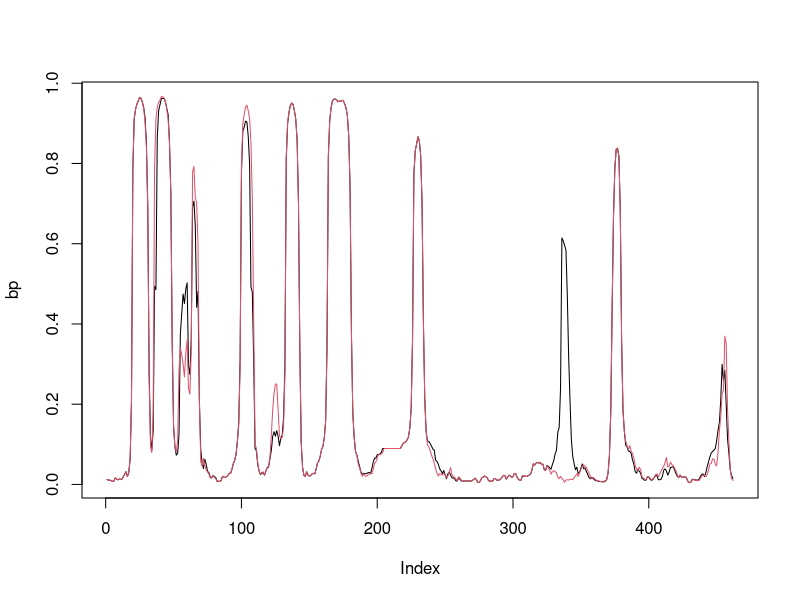

R code for this plot: (Note: this script raises an error after producing the figure.)
##### MANUAL TESTS OF JPRED4 PREDICTIONS


bp <- c(0.0125,0.0107,0.0108,0.0095,0.0077,0.0080,0.0162,0.0137,0.0114,0.0135,0.0125,0.0137,0.0191,0.0259,0.0318,0.0194,0.0296,0.0626,0.2057,0.7858,0.9114,0.9352,0.9479,0.9561,0.9647,0.9626,0.9532,0.9398,0.9138,0.8521,0.6961,0.2846,0.1190,0.0868,0.1358,0.4937,0.4854,0.8653,0.9318,0.9463,0.9616,0.9621,0.9621,0.9533,0.9377,0.9217,0.8550,0.7260,0.3471,0.1456,0.0945,0.0729,0.0772,0.1246,0.3756,0.4246,0.4747,0.4509,0.4873,0.5025,0.2954,0.2740,0.3608,0.6915,0.7061,0.6447,0.4417,0.4811,0.2103,0.0870,0.0539,0.0397,0.0628,0.0503,0.0329,0.0294,0.0180,0.0163,0.0224,0.0191,0.0180,0.0076,0.0081,0.0075,0.0096,0.0202,0.0188,0.0169,0.0192,0.0224,0.0279,0.0277,0.0378,0.0517,0.0601,0.0746,0.1075,0.1551,0.3086,0.7770,0.8804,0.8904,0.9055,0.9037,0.8676,0.7978,0.4921,0.4789,0.3130,0.0893,0.0845,0.0494,0.0335,0.0248,0.0277,0.0292,0.0232,0.0342,0.0418,0.0435,0.0643,0.0849,0.1198,0.1317,0.1202,0.1341,0.1204,0.0964,0.1152,0.1227,0.1656,0.2941,0.8130,0.8994,0.9270,0.9448,0.9506,0.9471,0.9313,0.9103,0.8572,0.6998,0.3343,0.1054,0.0426,0.0225,0.0201,0.0318,0.0233,0.0208,0.0222,0.0262,0.0276,0.0263,0.0383,0.0531,0.0581,0.0699,0.0875,0.0949,0.1159,0.1576,0.3429,0.8182,0.9069,0.9387,0.9556,0.9602,0.9609,0.9588,0.9538,0.9557,0.9544,0.9574,0.9563,0.9483,0.9386,0.9197,0.8679,0.7401,0.3773,0.1796,0.1182,0.0823,0.0729,0.0579,0.0446,0.0306,0.0253,0.0279,0.0265,0.0269,0.0289,0.0300,0.0266,0.0385,0.0551,0.0655,0.0657,0.0742,0.0745,0.0760,0.0794,0.0896,0.0896,0.0896,0.0896,0.0896,0.0896,0.0896,0.0896,0.0896,0.0896,0.0896,0.0896,0.0896,0.0896,0.0956,0.1022,0.1042,0.1063,0.1110,0.1183,0.1407,0.1894,0.3619,0.7737,0.8321,0.8485,0.8667,0.8566,0.8194,0.7042,0.4071,0.2138,0.1327,0.1083,0.1066,0.1021,0.0954,0.0881,0.0854,0.0602,0.0576,0.0501,0.0390,0.0338,0.0273,0.0347,0.0243,0.0140,0.0261,0.0300,0.0239,0.0166,0.0164,0.0138,0.0088,0.0087,0.0183,0.0122,0.0090,0.0079,0.0088,0.0084,0.0084,0.0089,0.0089,0.0075,0.0098,0.0125,0.0154,0.0125,0.0053,0.0050,0.0092,0.0164,0.0180,0.0210,0.0189,0.0168,0.0090,0.0089,0.0079,0.0082,0.0147,0.0146,0.0108,0.0109,0.0108,0.0147,0.0182,0.0226,0.0224,0.0132,0.0179,0.0230,0.0217,0.0175,0.0196,0.0275,0.0267,0.0182,0.0125,0.0105,0.0110,0.0223,0.0205,0.0209,0.0196,0.0217,0.0236,0.0263,0.0373,0.0517,0.0484,0.0533,0.0551,0.0530,0.0551,0.0501,0.0505,0.0370,0.0346,0.0469,0.0449,0.0416,0.0381,0.0495,0.0594,0.0757,0.0850,0.1303,0.1420,0.2381,0.6144,0.6072,0.5959,0.5838,0.4694,0.3158,0.2073,0.1101,0.0697,0.0521,0.0368,0.0430,0.0268,0.0303,0.0402,0.0511,0.0394,0.0411,0.0328,0.0251,0.0172,0.0143,0.0179,0.0146,0.0113,0.0097,0.0088,0.0074,0.0075,0.0067,0.0065,0.0066,0.0080,0.0122,0.0282,0.0715,0.1815,0.4371,0.6658,0.7889,0.8358,0.8381,0.8177,0.6832,0.3570,0.1851,0.1327,0.0982,0.0938,0.0837,0.0822,0.0780,0.0614,0.0505,0.0319,0.0279,0.0388,0.0330,0.0279,0.0153,0.0132,0.0101,0.0112,0.0191,0.0185,0.0130,0.0101,0.0123,0.0175,0.0215,0.0217,0.0122,0.0114,0.0132,0.0200,0.0356,0.0389,0.0335,0.0233,0.0310,0.0426,0.0431,0.0442,0.0362,0.0274,0.0206,0.0168,0.0234,0.0188,0.0179,0.0182,0.0199,0.0143,0.0062,0.0046,0.0059,0.0127,0.0126,0.0113,0.0112,0.0105,0.0123,0.0201,0.0247,0.0263,0.0197,0.0289,0.0439,0.0564,0.0685,0.0786,0.0819,0.0852,0.0899,0.1096,0.1354,0.1538,0.2103,0.2994,0.2581,0.2843,0.2007,0.1139,0.0775,0.0362,0.0216,0.0148)
mtp <- c(0.0125,0.0107,0.0108,0.0095,0.0077,0.0080,0.0162,0.0137,0.0114,0.0135,0.0125,0.0137,0.0191,0.0259,0.0318,0.0194,0.0296,0.0626,0.2057,0.7858,0.9114,0.9352,0.9479,0.9561,0.9647,0.9626,0.9532,0.9366,0.9031,0.8405,0.6837,0.2623,0.0939,0.0796,0.1818,0.7866,0.9113,0.9400,0.9523,0.9580,0.9668,0.9664,0.9634,0.9541,0.9355,0.9093,0.8489,0.7199,0.3640,0.1461,0.0906,0.0815,0.1080,0.2856,0.3396,0.3237,0.3009,0.2681,0.3270,0.3605,0.2397,0.2248,0.3290,0.7790,0.7925,0.7142,0.7029,0.6003,0.2121,0.0578,0.0449,0.0649,0.0462,0.0367,0.0309,0.0266,0.0158,0.0169,0.0224,0.0183,0.0148,0.0076,0.0081,0.0075,0.0096,0.0202,0.0188,0.0169,0.0192,0.0224,0.0279,0.0277,0.0378,0.0517,0.0601,0.0746,0.1075,0.1474,0.2916,0.7910,0.8994,0.9224,0.9403,0.9453,0.9316,0.9127,0.8512,0.7098,0.4161,0.1013,0.0891,0.0531,0.0338,0.0257,0.0302,0.0313,0.0229,0.0338,0.0427,0.0457,0.0691,0.1234,0.1852,0.2270,0.2502,0.2497,0.1862,0.1215,0.1140,0.1173,0.1437,0.2737,0.8141,0.9037,0.9270,0.9448,0.9506,0.9471,0.9313,0.9103,0.8572,0.6998,0.3343,0.1054,0.0426,0.0225,0.0201,0.0318,0.0233,0.0208,0.0222,0.0262,0.0276,0.0263,0.0383,0.0531,0.0581,0.0699,0.0875,0.0949,0.1159,0.1576,0.3429,0.8182,0.9069,0.9387,0.9556,0.9602,0.9609,0.9588,0.9538,0.9557,0.9544,0.9574,0.9563,0.9483,0.9386,0.9197,0.8679,0.7401,0.3773,0.1796,0.1182,0.0823,0.0729,0.0508,0.0417,0.0284,0.0206,0.0266,0.0211,0.0204,0.0233,0.0262,0.0276,0.0263,0.0373,0.0517,0.0564,0.0657,0.0742,0.0745,0.0760,0.0794,0.0896,0.0896,0.0896,0.0896,0.0896,0.0896,0.0896,0.0896,0.0896,0.0896,0.0896,0.0896,0.0896,0.0956,0.1022,0.1042,0.1063,0.1110,0.1183,0.1407,0.1894,0.3619,0.7737,0.8321,0.8485,0.8667,0.8566,0.8194,0.7042,0.4071,0.2138,0.1327,0.0982,0.0938,0.0837,0.0726,0.0642,0.0532,0.0393,0.0285,0.0208,0.0273,0.0250,0.0233,0.0283,0.0235,0.0163,0.0202,0.0307,0.0421,0.0245,0.0198,0.0178,0.0130,0.0100,0.0186,0.0150,0.0110,0.0079,0.0088,0.0084,0.0084,0.0089,0.0089,0.0075,0.0098,0.0125,0.0154,0.0125,0.0053,0.0050,0.0092,0.0164,0.0180,0.0210,0.0189,0.0168,0.0090,0.0089,0.0079,0.0082,0.0147,0.0146,0.0108,0.0109,0.0108,0.0147,0.0182,0.0226,0.0224,0.0132,0.0179,0.0230,0.0217,0.0175,0.0196,0.0275,0.0267,0.0182,0.0125,0.0105,0.0110,0.0223,0.0205,0.0209,0.0196,0.0217,0.0236,0.0263,0.0373,0.0517,0.0484,0.0533,0.0551,0.0530,0.0551,0.0501,0.0505,0.0370,0.0346,0.0469,0.0407,0.0365,0.0256,0.0318,0.0345,0.0323,0.0289,0.0182,0.0144,0.0202,0.0154,0.0115,0.0055,0.0112,0.0116,0.0110,0.0124,0.0134,0.0118,0.0163,0.0212,0.0263,0.0197,0.0289,0.0374,0.0456,0.0487,0.0449,0.0426,0.0347,0.0272,0.0203,0.0143,0.0179,0.0146,0.0113,0.0097,0.0088,0.0077,0.0070,0.0071,0.0086,0.0080,0.0122,0.0282,0.0715,0.1815,0.4371,0.6658,0.7889,0.8358,0.8381,0.8177,0.6832,0.3570,0.1851,0.1327,0.1083,0.0962,0.0885,0.0967,0.0827,0.0771,0.0667,0.0468,0.0387,0.0351,0.0428,0.0370,0.0192,0.0159,0.0129,0.0119,0.0190,0.0188,0.0156,0.0114,0.0137,0.0174,0.0248,0.0266,0.0191,0.0256,0.0325,0.0397,0.0452,0.0541,0.0674,0.0432,0.0449,0.0556,0.0496,0.0468,0.0405,0.0342,0.0241,0.0168,0.0234,0.0188,0.0179,0.0182,0.0199,0.0143,0.0062,0.0046,0.0059,0.0110,0.0123,0.0107,0.0092,0.0099,0.0096,0.0152,0.0201,0.0237,0.0225,0.0197,0.0243,0.0351,0.0511,0.0523,0.0640,0.0632,0.0502,0.0463,0.0797,0.1342,0.1681,0.2267,0.2345,0.3696,0.3519,0.1891,0.1061,0.0380,0.0143,0.010)

bpb <- c(0.0537,0.0388,0.0508,0.0631,0.0956,0.2962,0.7767,0.9019,0.9142,0.9249,0.9280,0.9210,0.9131,0.8924,0.7582,0.3229,0.1188,0.0620,0.0431,0.0467,0.0382,0.0266,0.0160,0.0128,0.0125,0.0135,0.0132,0.0143,0.0161,0.0226,0.0295,0.0248,0.0232,0.0251,0.0338,0.0438,0.0299,0.0191,0.0161,0.0140,0.0153,0.0145,0.0129,0.0156,0.0156,0.0216,0.0273,0.0365,0.0360,0.0318,0.0406,0.0603,0.0703,0.1273,0.2279,0.3052,0.2734,0.2600,0.1749,0.1148,0.0685,0.0277,0.0423,0.0519,0.1199,0.0874,0.0528,0.0644,0.0708,0.0759,0.0986,0.2221,0.5073,0.7582,0.8376,0.8980,0.9027,0.9272,0.9316,0.9245,0.7615,0.2523,0.0642,0.0722,0.2201,0.7696,0.9213,0.9392,0.9227,0.8685,0.7168,0.3013,0.1465,0.1145,0.1068,0.1073,0.0904,0.0791,0.0519,0.0436,0.0430,0.0412,0.0334,0.0319,0.0378,0.0391,0.0240,0.0507,0.1132,0.1868,0.5883,0.8470,0.9027,0.9271,0.8797,0.7694,0.2950,0.1277,0.1307,0.1176,0.1547,0.2529,0.4400,0.3363,0.1548,0.0873,0.0701,0.0852,0.0824,0.0948,0.0610,0.0410,0.0305,0.0371,0.0313,0.0228,0.0171,0.0171,0.0222,0.0269,0.0475,0.0533,0.0364,0.0338,0.0472,0.0968,0.2942,0.7726,0.9041,0.9197,0.9071,0.8637,0.7221,0.3272,0.1600,0.1123,0.1023,0.1119,0.1089,0.1058,0.0820,0.0588,0.0425,0.0359,0.0313,0.0208,0.0127,0.0088,0.0073,0.0069,0.0064,0.0069,0.0073,0.0089,0.0099,0.0119,0.0148,0.0197,0.0309,0.0429,0.0377,0.0387,0.0613,0.0911,0.1071,0.1141,0.1128,0.1301,0.3019,0.7488,0.8794,0.8972,0.8630,0.7099,0.3478,0.1562,0.1300,0.1262,0.1349,0.1380,0.1477,0.1331,0.1307,0.1311,0.1311,0.1311,0.1311,0.1311,0.1311,0.1311,0.1311,0.1311,0.1311,0.1311,0.1311,0.1311,0.1311,0.1197,0.1071,0.1011,0.0992,0.0979,0.0908,0.0805,0.0674,0.0582,0.0626,0.0659,0.0530,0.0397,0.0351,0.0448,0.0586,0.0461,0.0466,0.0542,0.0804,0.1018,0.1119,0.1149,0.1178,0.1252,0.1471,0.1295,0.1431,0.1422,0.1613,0.3191,0.6488,0.7466,0.6977,0.8125,0.8488,0.7520,0.3273,0.1329,0.0935,0.0787,0.2736,0.7918,0.9234,0.9351,0.9354,0.9278,0.9150,0.9043,0.9051,0.9219,0.9314,0.9404,0.9391,0.9056,0.7296,0.1974,0.0836,0.2394,0.7930,0.9217,0.9433,0.9246,0.7667,0.2983,0.0851,0.0787,0.2349,0.7593,0.9161,0.9357,0.9335,0.9302,0.9242,0.9217,0.9042,0.8007,0.3242,0.1186,0.0869,0.0932,0.1522,0.4175,0.8089,0.8483,0.7514,0.3389,0.1528,0.2586,0.7157,0.9108,0.9379,0.9369,0.8798,0.7277,0.3272,0.1660,0.1300,0.1294,0.1407,0.1561,0.1570,0.1319,0.1217,0.1283,0.1751,0.3547,0.6985,0.7891,0.6779,0.3266,0.1505,0.1130,0.0992,0.1242,0.1071,0.0990,0.0690,0.0925,0.1276,0.1091,0.1195,0.1918,0.2902,0.5130,0.7542,0.8647,0.8725,0.8733,0.7129,0.3650,0.1414,0.1316,0.1175,0.1401,0.1324,0.1443,0.1267,0.1504,0.3427,0.7686,0.9010,0.9272,0.9336,0.9278,0.9182,0.9004,0.9013,0.9002,0.9102,0.9236,0.9176,0.8936,0.8274,0.6252,0.3087,0.1407,0.0713,0.0460,0.0432,0.0512,0.0703,0.0455,0.0452,0.0542,0.0829,0.1055,0.1288,0.1223,0.1140,0.1070,0.1283,0.1827,0.3751,0.7451,0.8350,0.7380,0.3656,0.1352,0.1037,0.2232,0.7602,0.9086,0.9376,0.9430,0.9333,0.9309,0.8925,0.7507,0.2610,0.0970,0.1192,0.3268,0.7748,0.8504,0.7551,0.3899,0.1845,0.1461,0.1197,0.1261,0.1284,0.1281,0.1478,0.3135,0.7488,0.8976,0.9305,0.9310,0.8894,0.7468,0.2152,0.0884,0.2177,0.7244,0.9060,0.9311,0.9426,0.9358,0.9263,0.9159,0.8954,0.7671,0.3480,0.1619,0.1274,0.1239,0.1269,0.1240,0.1293,0.1183,0.1243,0.1226,0.1179,0.0992,0.1048,0.1347,0.1064,0.1203,0.0770,0.0582,0.0526,0.0535,0.0403,0.0400)

mtpb <- c(0.0537,0.0388,0.0508,0.0631,0.0956,0.2962,0.7767,0.9019,0.9142,0.9249,0.9280,0.9210,0.9131,0.8924,0.7582,0.3229,0.1188,0.0620,0.0431,0.0467,0.0382,0.0266,0.0160,0.0128,0.0125,0.0135,0.0132,0.0130,0.0132,0.0198,0.0278,0.0233,0.0199,0.0190,0.0192,0.0237,0.0240,0.0164,0.0107,0.0086,0.0103,0.0119,0.0122,0.0141,0.0136,0.0150,0.0244,0.0405,0.0406,0.0320,0.0314,0.0370,0.0625,0.2169,0.4021,0.4939,0.4610,0.3828,0.2558,0.1754,0.0800,0.0287,0.0256,0.0480,0.1047,0.0879,0.0658,0.0676,0.0505,0.0553,0.1932,0.6435,0.7657,0.8211,0.8605,0.8835,0.9006,0.9254,0.9415,0.9301,0.7579,0.2523,0.0642,0.0722,0.2201,0.7696,0.9213,0.9392,0.9227,0.8685,0.7168,0.3013,0.1465,0.1145,0.1068,0.1073,0.0904,0.0702,0.0439,0.0366,0.0371,0.0331,0.0247,0.0218,0.0222,0.0253,0.0327,0.0503,0.0682,0.1052,0.4909,0.8210,0.9048,0.9294,0.8849,0.7308,0.2742,0.1282,0.1364,0.1231,0.1525,0.2300,0.3905,0.3198,0.2012,0.0856,0.0517,0.0591,0.0641,0.0873,0.0615,0.0401,0.0299,0.0309,0.0313,0.0228,0.0171,0.0171,0.0222,0.0269,0.0475,0.0533,0.0364,0.0338,0.0472,0.0968,0.2942,0.7726,0.9041,0.9197,0.9071,0.8637,0.7221,0.3272,0.1600,0.1123,0.1023,0.1119,0.1089,0.1058,0.0820,0.0588,0.0425,0.0359,0.0313,0.0208,0.0127,0.0088,0.0073,0.0069,0.0064,0.0069,0.0073,0.0089,0.0099,0.0119,0.0148,0.0197,0.0309,0.0429,0.0377,0.0387,0.0613,0.0911,0.1071,0.1181,0.1101,0.1357,0.2870,0.7363,0.8889,0.9141,0.9102,0.8637,0.7221,0.3272,0.1660,0.1300,0.1239,0.1349,0.1380,0.1477,0.1331,0.1307,0.1311,0.1311,0.1311,0.1311,0.1311,0.1311,0.1311,0.1311,0.1311,0.1311,0.1311,0.1311,0.1311,0.1197,0.1071,0.1011,0.0992,0.0979,0.0908,0.0805,0.0674,0.0582,0.0626,0.0659,0.0530,0.0397,0.0351,0.0448,0.0586,0.0461,0.0466,0.0542,0.0829,0.1055,0.1288,0.1269,0.1189,0.1136,0.1269,0.1451,0.3454,0.7537,0.8939,0.9023,0.8607,0.7223,0.3604,0.1884,0.3129,0.4797,0.2838,0.1551,0.1307,0.1253,0.3087,0.7588,0.9146,0.9330,0.9354,0.9278,0.9150,0.9043,0.9051,0.9219,0.9314,0.9404,0.9391,0.9056,0.7296,0.1974,0.0836,0.2394,0.7930,0.9217,0.9433,0.9246,0.7667,0.2983,0.0851,0.0787,0.2349,0.7593,0.9161,0.9357,0.9335,0.9302,0.9242,0.9217,0.9042,0.8007,0.3242,0.1186,0.0869,0.0932,0.1522,0.4175,0.8089,0.8483,0.7514,0.3389,0.1528,0.2586,0.7157,0.9108,0.9379,0.9369,0.8798,0.7277,0.3272,0.1660,0.1300,0.1294,0.1407,0.1561,0.1570,0.1319,0.1217,0.1283,0.1751,0.3547,0.6985,0.8002,0.7108,0.4029,0.1807,0.1229,0.0926,0.1169,0.1642,0.3836,0.7722,0.8641,0.8208,0.6779,0.8137,0.8973,0.8998,0.9277,0.9404,0.9408,0.9246,0.8976,0.7671,0.3480,0.1619,0.1330,0.1279,0.1501,0.1490,0.1497,0.1347,0.1272,0.1542,0.3427,0.7686,0.9010,0.9272,0.9336,0.9278,0.9164,0.8994,0.9017,0.9143,0.9236,0.9176,0.8936,0.8274,0.6252,0.3087,0.1407,0.0713,0.0460,0.0432,0.0512,0.0703,0.0455,0.0452,0.0542,0.0804,0.1050,0.1167,0.1231,0.1223,0.1065,0.1272,0.1460,0.1859,0.3855,0.6667,0.6618,0.3589,0.1592,0.1266,0.2660,0.7397,0.9015,0.9356,0.9387,0.9266,0.9205,0.8778,0.7774,0.3344,0.1353,0.1210,0.1189,0.1697,0.2912,0.4436,0.2874,0.1847,0.1587,0.1395,0.1344,0.1211,0.1326,0.1516,0.3135,0.7488,0.8976,0.9305,0.9310,0.8894,0.7468,0.2152,0.0884,0.2177,0.7329,0.9025,0.9348,0.9397,0.9291,0.9278,0.9227,0.9287,0.9033,0.7682,0.3480,0.1688,0.1302,0.1226,0.1231,0.1107,0.1188,0.1318,0.1774,0.3182,0.5345,0.5564,0.3530,0.1299,0.1095,0.1072,0.0546,0.0346,0.0358,0.0253,0.0298)

## from same sequences MTP/BP submitted as MSA
msah <- c(0.0106,0.0071,0.0061,0.0051,0.0058,0.0125,0.0132,0.0103,0.0097,0.0124,0.0116,0.0152,0.0201,0.0237,0.0225,0.0197,0.0293,0.0383,0.0471,0.0516,0.0505,0.0593,0.0630,0.0521,0.0571,0.0756,0.0656,0.0564,0.0525,0.0447,0.0365,0.0375,0.0564,0.0903,0.1259,0.2933,0.8016,0.8939,0.9286,0.9548,0.9624,0.9647,0.9626,0.9538,0.9402,0.9165,0.8616,0.6998,0.3343,0.1109,0.0381,0.0175,0.0176,0.0377,0.0437,0.0617,0.1104,0.2421,0.4786,0.6983,0.8105,0.8421,0.8192,0.7908,0.6062,0.2839,0.0961,0.0375,0.0178,0.0149,0.0229,0.0171,0.0128,0.0125,0.0130,0.0131,0.0183,0.0225,0.0193,0.0098,0.0094,0.0117,0.0108,0.0119,0.0230,0.0177,0.0166,0.0191,0.0255,0.0287,0.0276,0.0378,0.0539,0.0714,0.1246,0.3227,0.7596,0.8192,0.8332,0.8667,0.8566,0.8056,0.7151,0.3791,0.1652,0.1077,0.0632,0.0479,0.0470,0.0453,0.0568,0.0550,0.0394,0.0359,0.0350,0.0307,0.0365,0.0218,0.0339,0.0457,0.0556,0.0603,0.0569,0.0548,0.0530,0.0609,0.0934,0.0716,0.0755,0.0886,0.0998,0.1174,0.1769,0.3489,0.8174,0.8925,0.9387,0.9556,0.9602,0.9626,0.9664,0.9652,0.9561,0.9384,0.9063,0.8462,0.7213,0.6061,0.4160,0.2183,0.1031,0.0425,0.0459,0.0558,0.0762,0.0890,0.0945,0.0839,0.0875,0.0937,0.1110,0.1183,0.1407,0.1827,0.3429,0.8182,0.9069,0.9387,0.9556,0.9602,0.9609,0.9631,0.9659,0.9647,0.9563,0.9483,0.9386,0.9197,0.8596,0.7296,0.3799,0.1597,0.0968,0.0636,0.0410,0.0266,0.0268,0.0310,0.0262,0.0269,0.0289,0.0300,0.0266,0.0385,0.0551,0.0655,0.0657,0.0742,0.0745,0.0760,0.0794,0.0896,0.0896,0.0896,0.0896,0.0784,0.0741,0.0679,0.0650,0.0649,0.0565,0.0505,0.0370,0.0346,0.0469,0.0449,0.0416,0.0381,0.0495,0.0594,0.0757,0.0929,0.1266,0.1551,0.3162,0.7484,0.8321,0.8485,0.8667,0.8566,0.8194,0.7042,0.4071,0.2138,0.1327,0.1083,0.1051,0.1022,0.1074,0.1084,0.1098,0.1115,0.1318,0.1466,0.1832,0.2613,0.2429,0.2349,0.2888,0.5004,0.4449,0.5243,0.5305,0.4428,0.3759,0.1369,0.0808,0.0561,0.0405,0.0318,0.0423,0.0464,0.0272,0.0155,0.0191,0.0371,0.0303,0.0168,0.0168,0.0188,0.0281,0.0259,0.0151,0.0120,0.0129,0.0195,0.0254,0.0283,0.0257,0.0215,0.0166,0.0223,0.0291,0.0322,0.0238,0.0199,0.0210,0.0297,0.0304,0.0509,0.0853,0.1449,0.2876,0.4580,0.5046,0.7416,0.7592,0.7224,0.6243,0.3488,0.2069,0.1312,0.0956,0.1010,0.0742,0.0727,0.0594,0.0419,0.0290,0.0221,0.0314,0.0165,0.0117,0.0209,0.0175,0.0177,0.0122,0.0263,0.0272,0.0196,0.0369,0.0407,0.0387,0.0530,0.0678,0.0762,0.0756,0.0779,0.0860,0.0794,0.0896,0.0896,0.0784,0.0741,0.0679,0.0568,0.0532,0.0422,0.0363,0.0260,0.0198,0.0266,0.0211,0.0204,0.0233,0.0262,0.0276,0.0263,0.0373,0.0517,0.0564,0.0685,0.0786,0.0777,0.0805,0.0871,0.1109,0.1356,0.1449,0.1543,0.2127,0.2077,0.1977,0.1942,0.2373,0.5501,0.6268,0.6992,0.6956,0.6429,0.7807,0.8828,0.9399,0.9474,0.9516,0.9544,0.9371,0.9026,0.8488,0.7401,0.3981,0.1986,0.1327,0.1041,0.1005,0.1000,0.1089,0.1150,0.1192,0.1442,0.1857,0.2129,0.3000,0.2740,0.1953,0.1820,0.1258,0.0842,0.0702,0.1105,0.1011,0.0803,0.0563,0.0388,0.0482,0.0467,0.0660,0.0661,0.0649,0.0518,0.0545,0.0695,0.0602,0.0635,0.0642,0.0788,0.0838,0.0884,0.0994,0.0843,0.0711,0.0960,0.1706,0.5328,0.7659,0.8393,0.9242,0.9469,0.9410,0.9579,0.9491,0.9152,0.8457,0.8670,0.7611,0.7276,0.7944,0.8439,0.8148,0.7735,0.7932,0.7169,0.4938,0.4359,0.2721,0.1355,0.0801,0.0426,0.0430,0.0564,0.1554,0.1903,0.2034,0.5371,0.6832,0.6884,0.6879,0.6070,0.2600,0.0414,0.0119,0.0098)

plot(bp, type="l")
lines(mtp, col=2)
abline(v=pos[i])

plot(bpb, type="l")
lines(mtpb, col=2)
abline(v=pos[i])

